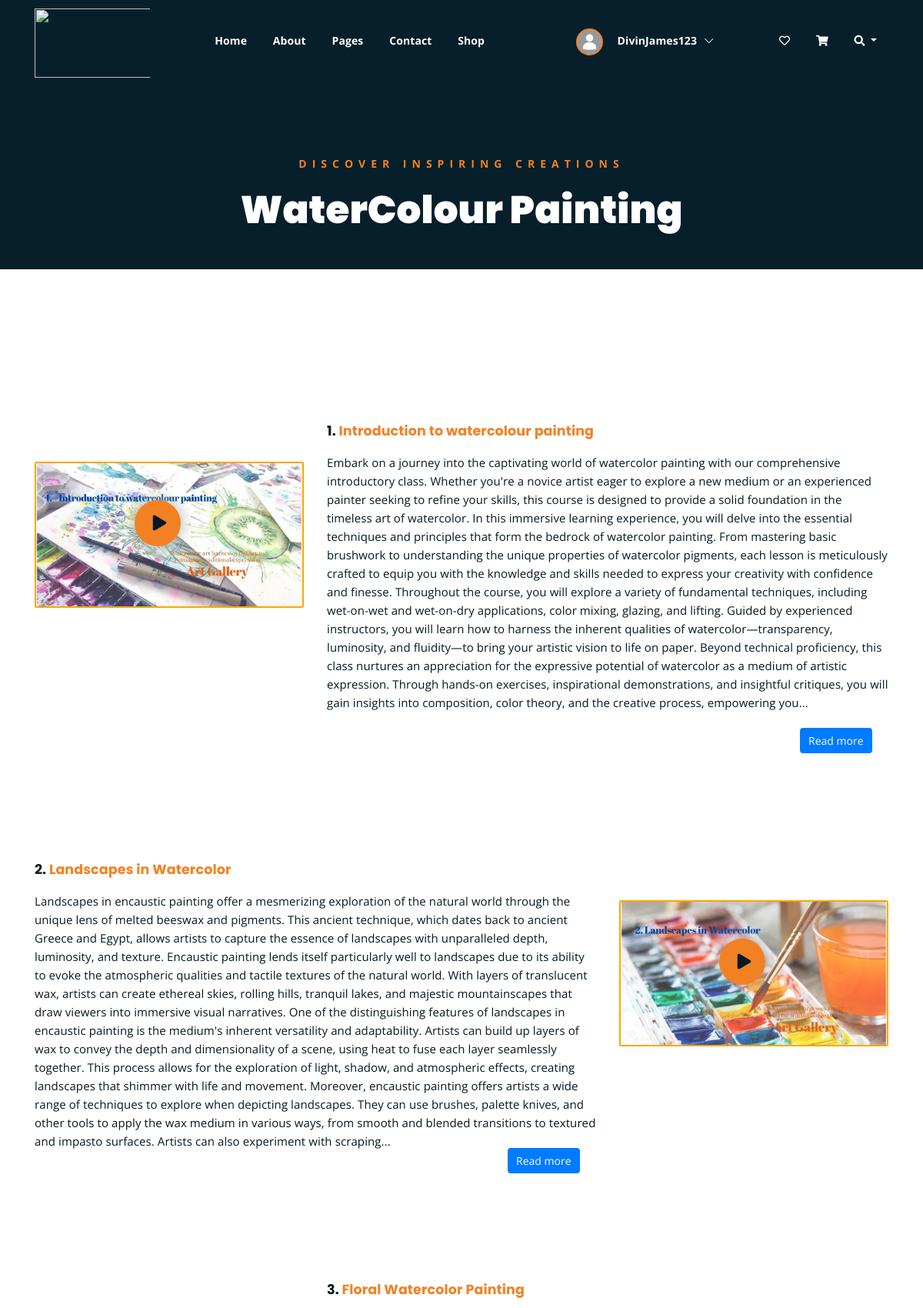
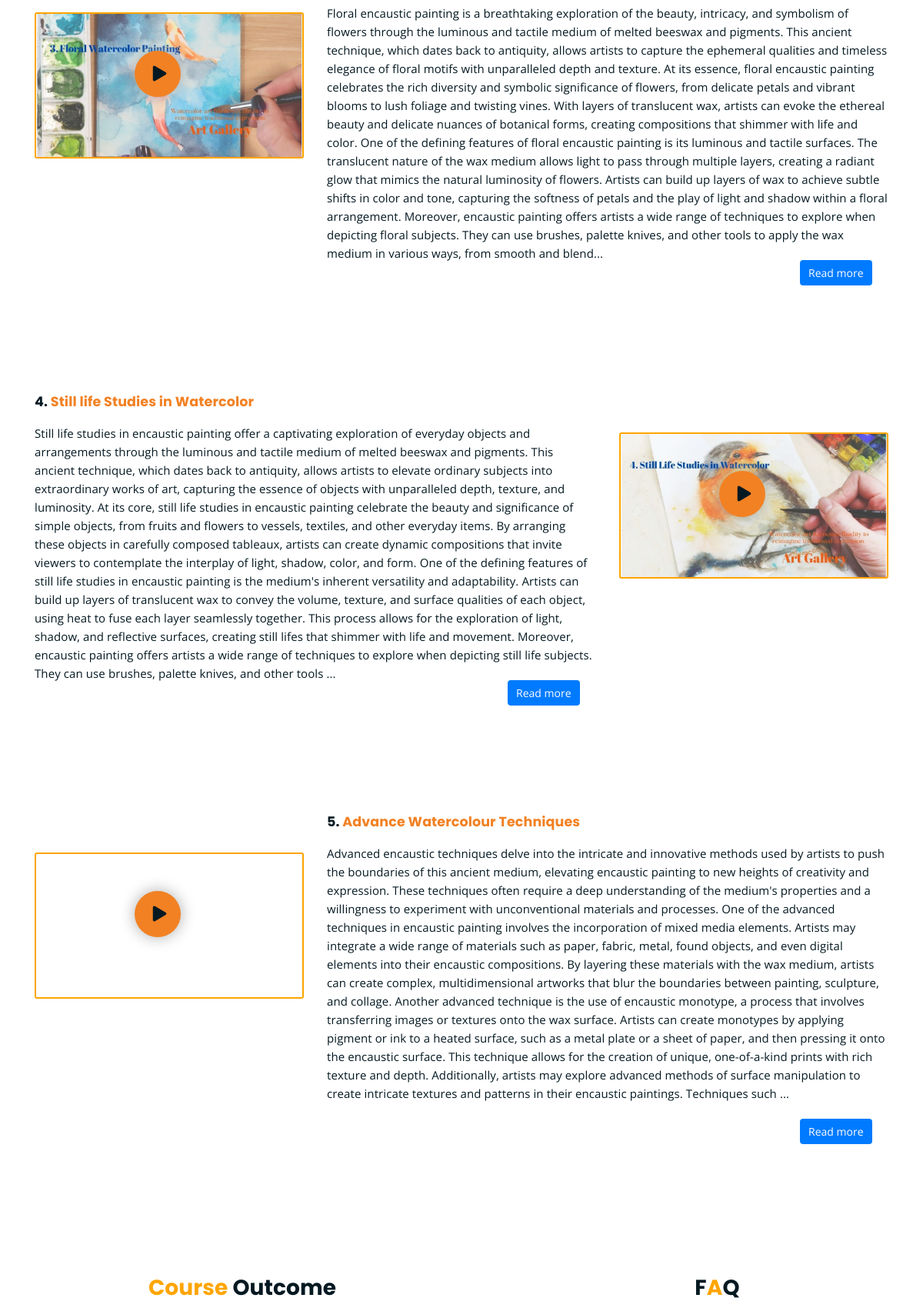
/FrontEnd/watercolour_painting/ (signed in, upper part), run on the app's committed database (2 pictures, top to bottom).
### FrontEnd/models.py (models this page shows)
class Subscription_Db(models.Model):
    Username=models.CharField(max_length=100,null=True,blank=True)
    amount= models.IntegerField(blank=True,null=True)

### BackEnd/models.py (models this page shows)
class Artclasses_Db(models.Model):
    mainimage=models.ImageField(upload_to="Images", null=True, blank=True)
    mainheading=models.CharField(blank=True,null=True,max_length=100)
    image1=models.ImageField(upload_to="Images", null=True, blank=True)
    subheading1=models.CharField(blank=True,null=True,max_length=100)
    link1=models.CharField(blank=True,null=True,max_length=100)
    description1=models.CharField(blank=True,null=True,max_length=100)
    image2=models.ImageField(upload_to="Images", null=True, blank=True)
    subheading2=models.CharField(blank=True,null=True,max_length=100)
    link2=models.CharField(blank=True,null=True,max_length=100)
    description2=models.CharField(blank=True,null=True,max_length=100)
    image3=models.ImageField(upload_to="Images", null=True, blank=True)
    subheading3=models.CharField(blank=True,null=True,max_length=100)
    link3=models.CharField(blank=True,null=True,max_length=100)
    description3=models.CharField(blank=True,null=True,max_length=100)
    image4=models.ImageField(upload_to="Images", null=True, blank=True)
    subheading4=models.CharField(blank=True,null=True,max_length=100)
    link4=models.CharField(blank=True,null=True,max_length=100)
    description4=models.CharField(blank=True,null=True,max_length=100)
    image5=models.ImageField(upload_to="Images", null=True, blank=True)
    subheading5=models.CharField(blank=True,null=True,max_length=100)
    link5=models.CharField(blank=True,null=True,max_length=100)
    description5=models.CharField(blank=True,null=True,max_length=100)

### FrontEnd/views.py (the view)
# urls.py: path('watercolour_painting/', views.watercolour_painting, name="watercolour_painting"),
def watercolour_painting(request):
    artists = artist_Db.objects.all()
    subscribed = Subscription_Db.objects.filter(Username=request.session.get('Username', '')).exists()
    record = Artclasses_Db.objects.filter(mainheading="Water Colour Painting").first()
    if record and subscribed:
        return render(request, "learn_watercolour_painting.html", {"record": record, "artists": artists})
    else:
        messages.warning(request, 'You need to subscribe to access this content.')
        return redirect('learn_art')

### FrontEnd/templates/learn_watercolour_painting.html (shortened to what this page needs)
{% extends 'About.html' %}
{% load static %}
{% block content %}
<html lang="en">
<head>
</head>
<body>
<nav class="main-menu">
  <ul>
    <li><a href="{% url 'Home_page' %}">Home</a></li>
    <li ><a href="{% url 'About_page' %}">About</a></li>
    <li><a href="#">Pages</a>
    </li>
    <li ><a href="{% url 'Contact_page' %}">Contact</a></li>
    <li><a href="{% url 'Shop' %}">Shop</a></li>
       <li>
									{% for i in user_profile %}
										<img src="{{ i.profile_image.url }}" style="margin-left:100px;border:2px solid #F28123;object-fit:cover;"
											 alt="" name="image" class="rounded-circle" height="35px" width="35px">
									{% empty %}
										{% if request.session.Username %}
											<img src="{% static 'Web/assets/img/usericon11.png' %}" style="margin-left:100px;border:2px solid #F28123;display:cover;"
												 alt="Default Image" name="image" class="rounded-circle" height="35px" width="35px">
										{% endif %}
									{% endfor %}
									{% if request.session.Username %}
										<span class="userspan">{{request.session.Username}}</span>
										<i class="bi bi-chevron-down " style="color:#fff;font-weight:bold;margin-left:-10px;"></i>
									{% else %}
								<li>
											<a href="{% url 'Login_page'%}" class="nav-link">
												<i class="bi bi-person-plus" style="font-size: 20px;margin-left:30px;"></i>
											</a>
										</li>
									{% endif %}
								</li>
    <li>
      <div class="header-icons">
        <a class="wishlist-icon" href="{% url 'wishlist' %}"><i class="far fa-heart"></i></a>
        <a class="shopping-cart" href="{% url 'Cart_page' %}"><i class="fas fa-shopping-cart"></i></a>
<a class="dropdown-toggle hidden-arrow" style="border: none;" href="#" id="navbarDropdownMenuLink" role="button" data-mdb-dropdown-init data-mdb-ripple-init aria-expanded="false">
    <i class="fas fa-search"></i>
</a>
      </div>
    </li>
  </ul>
</nav>
					</div>
				</div>
			</div>
		</div>
	</div>
	<div class="breadcrumb-section breadcrumb-bg" style="height:250px;">
		<div class="container">
			<div class="row">
				<div class="col-lg-8 offset-lg-2 text-center">
					<div class="breadcrumb-text">
						<p>Discover Inspiring Creations</p>
						<h1>WaterColour  Painting</h1>
					</div>
				</div>
			</div>
		</div>
	</div>
	<div class="abts-section mb-150" style="margin-top:200px;">
		<div class="container">
			<div class="row" style="margin-bottom:120px;">
				<div class="col-lg-4 col-md-6" style="height:190px;">
					<div class="watercolour customwater1" style="object-fit:cover;">
						<a href="{{record.link1}}" class="video-play-btn popup-youtube"><i class="fas fa-play" style="margin-top:20px;"></i></a>
					</div>
				</div>
				<div class="col-lg-8 col-md-12">
					<div class="abt-text">
						<h5>1. <span class="orange-text">{{record.subheading1}}</span></h5>
 <p>
    {% if record.description1|length > 1380 %}
      <span id="description1_short">{{ record.description1|slice:":1380" }}...</span>
      <button id="read_more_btn_1" onclick="toggleDescription('1')" class="btn btn-primary float-right m-4">Read more</button>
    {% else %}
      {{ record.description1 }}
    {% endif %}
  </p>
				</div>
				</div>
			</div >
			<div class="row" style="margin-bottom:120px;">
				<div class="col-lg-8 col-md-12">
					<div class="abt-text">
						<h5>2. <span class="orange-text">{{record.subheading2}}</span></h5>
  <p>
        {% if record.description2|length > 1380 %}
      <span id="description2_short">{{ record.description2|slice:":1380" }}...</span>
      <button id="read_more_btn_2" onclick="toggleDescription('2')" class="btn btn-primary float-right m-4">Read more</button>
    {% else %}
      {{ record.description2 }}
    {% endif %}
  </p>
					</div>
				</div>
								<div class="col-lg-4 col-md-6" style="height:190px;">
					<div class="watercolour customwater2" style="object-fit:cover;">
						<a href="{{record.link2}}" class="video-play-btn popup-youtube"><i class="fas fa-play" style="margin-top:20px;"></i></a>
					</div>
				</div>
			</div>
			<div class="row" style="margin-bottom:120px;">
				<div class="col-lg-4 col-md-6" style="height:190px;">
					<div class="watercolour customwater3" style="object-fit:cover;">
						<a href="{{record.link3}}" class="video-play-btn popup-youtube"><i class="fas fa-play" style="margin-top:20px;"></i></a>
					</div>
				</div>
				<div class="col-lg-8 col-md-12">
					<div class="abt-text">
						<h5>3. <span class="orange-text">{{record.subheading3}}
						</span></h5>
  <p>
        {% if record.description3|length > 1380 %}
      <span id="description3_short">{{ record.description3|slice:":1380" }}...</span>
      <button id="read_more_btn_3" onclick="toggleDescription('3')" class="btn btn-primary float-right m-4">Read more</button>
    {% else %}
      {{ record.description3 }}
    {% endif %}
  </p>
				</div>
				</div>
			</div>
			<div class="row" style="margin-bottom:120px;">
				<div class="col-lg-8 col-md-12">
					<div class="abt-text">
						<h5>4. <span class="orange-text">{{record.subheading4}}</span></h5>
  <p>
    {% if record.description4|length > 1380 %}
      <span id="description4_short">{{ record.description4|slice:":1380" }}...</span>
      <button id="read_more_btn_4" onclick="toggleDescription('4')" class="btn btn-primary float-right m-4">Read more</button>
    {% else %}
      {{ record.description4 }}
    {% endif %}
  </p>
					</div>
				</div>
								<div class="col-lg-4 col-md-6" style="height:190px;">
					<div class="watercolour customwater4" style="object-fit:cover;">
						<a href="{{record.link4}}" class="video-play-btn popup-youtube"><i class="fas fa-play" style="margin-top:20px;"></i></a>
					</div>
				</div>
			</div>
			<div class="row" style="margin-bottom:120px;">
				<div class="col-lg-4 col-md-6" style="height:190px;">
					<div class=" watercolour customwater5" style="object-fit:cover;">
						<a href="{{record.link5}}" class="video-play-btn popup-youtube"><i class="fas fa-play" style="margin-top:20px;"></i></a>
					</div>
				</div>
				<div class="col-lg-8 col-md-12">
					<div class="abt-text">
						<h5>5. <span class="orange-text">{{record.subheading5}}
						</span></h5>
  <p>
    {% if record.description5|length > 1380 %}
      <span id="description5_short">{{ record.description5|slice:":1380" }}...</span>
      <button id="read_more_btn_5" onclick="toggleDescription('5')" class="btn btn-primary float-right m-4">Read more</button>
    {% else %}
      {{ record.description5 }}
    {% endif %}
  </p>
				</div>
				</div>
			</div>
		</div>
	</div>
 <section class="site-section" id="accordion">
      <div class="container">
        <div class="row accordion justify-content-center block__76208">
         <div class="col-lg-6">
    <h3 class="text-center" ><span style="color:orange;">Course</span> Outcome</h3>
</div>
<div class="col-lg-5 ml-auto" style="">
    <div class="accordion-item">
        <h3 class="text-center">F<span style="color:orange;">A</span>Q</h3>
    </div>
</div>
        </div>
      </div>
    </section>
</body>
</html>
{%endblock%}

### FrontEnd/static/Web/assets/css/main.css (style rules this page uses)
html { font-size: 14px; font-weight: 400; line-height: 28px; height: 100%; }
body { font-family: "Open Sans", sans-serif; font-weight: 400; font-size: 1rem; letter-spacing: 0.1px; line-height: 1.8; color: #051922; overflow-x: hidden; }
body img { max-width: 100%; }
a { cursor: pointer; text-decoration: none; -webkit-transition: all 0.2s ease-in-out; -o-transition: all 0.2s ease-in-out; transition: all 0.2s ease-in-out; }
h1, .h1, h2, .h2, h3, .h3, h4, .h4, h5, .h5, h6, .h6 { font-family: "Poppins", sans-serif; font-weight: 700; margin: 0 0 1.25rem 0; color: #051922; }
h1:last-child, .h1:last-child, h2:last-child, .h2:last-child, h3:last-child, .h3:last-child, h4:last-child, .h4:last-child, h5:last-child, .h5:last-child, h6:last-child, .h6:last-child { margin: 0; }
h1, .h1 { font-size: 4rem; font-weight: 700; line-height: 4rem; }
h3, .h3 { font-size: 2rem; font-weight: 700; line-height: 2.25rem; }
h5, .h5 { font-size: 1.25rem; font-weight: 700; line-height: 1.5rem; }
p { font-family: "Open Sans", sans-serif; font-weight: 400; font-size: 1rem; letter-spacing: 0.1px; line-height: 1.8; color: #051922; margin: 0 0 1.25rem 0; }
p:last-child { margin: 0; }
.mb-150 { margin-bottom: 150px; }
.orange-text { color: #F28123; }
.breadcrumb-bg { background-color: #051922; }
.breadcrumb-text p { color: #F28123; font-weight: 700; text-transform: uppercase; letter-spacing: 7px; }
.breadcrumb-text h1 { font-size: 50px; font-weight: 900; color: #fff; margin: 0; margin-top: 20px; }
.breadcrumb-section { padding: 150px 0; background-size: cover; background-position: center center; position: relative; z-index: 1; background-attachment: fixed; padding-top: 200px; }
.breadcrumb-section:after { position: absolute; left: 0; top: 0; width: 100%; height: 100%; content: ""; background-color: #07212e; z-index: -1; opacity: 0.8; }
nav.main-menu ul { margin: 0; padding: 0; list-style: none; }
nav.main-menu ul li { display: inline-block; }
nav.main-menu ul li a { color: #fff; font-weight: 700; display: block; padding: 15px; }
nav.main-menu ul > li { position: relative; }
nav.main-menu ul li:last-child a { display: inline-block; }
nav.main-menu > ul li:last-child { float: right; }
.header-icons a { color: #fff; display: inline-block; padding: 10px; }
nav.main-menu li a { -webkit-transition: 0.3s; -o-transition: 0.3s; transition: 0.3s; }
.top-header-area .header-icons a { -webkit-transition: 0.3s; -o-transition: 0.3s; transition: 0.3s; }
a.video-play-btn { -webkit-transition: 0.3s; -o-transition: 0.3s; transition: 0.3s; width:50%; height:50%; }
html, body { height: 100%; }
a.video-play-btn { position: absolute; background-color: #F28123; color: #051922; width: 60px; height: 60px; text-align: center; line-height: 92px; border-radius: 50%; font-size: 20px; padding-left: 5px; display: block; z-index: 2; top: 50%; margin-top: -45px; -webkit-box-shadow: 0 0 20px #adadad; box-shadow: 0 0 20px #adadad; left: 50%; margin-left: -45px; }
.watercolour { height: 100%; width: 100%; background-size: cover; border: 2px solid orange; background-position: center; border-radius:3px; border-botto m-left-radius: 10px; position: relative; z-index: 1; overflow: hidden; }
.abt-text p { font-size: 15px; line-height: 1.6; margin-bottom: 10px; }
.abt-text p:last-child { margin-bottom: 0; }

### FrontEnd/static/Web/assets/css/responsive.css (style rules this page uses)
@media only screen and (min-width: 992px) and (max-width: 1200px) { a.video-play-btn { right: 51%; } }

### FrontEnd/templates/About.html (style rules this page uses)
.userspan { color: #fff; font-weight: 700; padding: 15px; }

### data on the page
Subscription_Db: session.Username "DivinJames123"
Artclasses_Db: subheading1 "Introduction to watercolour painting", description1 "Embark on a journey into the captivating world of watercolor painting with our comprehensive introductory class. Whether you're a novice artist eager to explore a new medium or an experienced painter seeking to refine your skills, this course is designed to provide a solid foundation in the timeless art of watercolor. In this immersive learning experience, you will delve into the essential techniques and principles that form the bedrock of watercolor painting. From mastering basic brushwork to understanding the unique properties of watercolor pigments, each lesson is meticulously crafted to equip you with the knowledge and skills needed to express your creativity with confidence and…", subheading2 "Landscapes in Watercolor", description2 "Landscapes in encaustic painting offer a mesmerizing exploration of the natural world through the unique lens of melted beeswax and pigments. This ancient technique, which dates back to ancient Greece and Egypt, allows artists to capture the essence of landscapes with unparalleled depth, luminosity, and texture. Encaustic painting lends itself particularly well to landscapes due to its ability to evoke the atmospheric qualities and tactile textures of the natural world. With layers of translucent wax, artists can create ethereal skies, rolling hills, tranquil lakes, and majestic mountainscapes that draw viewers into immersive visual narratives. One of the distinguishing features of…", subheading3 "Floral Watercolor Painting", description3 "Floral encaustic painting is a breathtaking exploration of the beauty, intricacy, and symbolism of flowers through the luminous and tactile medium of melted beeswax and pigments. This ancient technique, which dates back to antiquity, allows artists to capture the ephemeral qualities and timeless elegance of floral motifs with unparalleled depth and texture. At its essence, floral encaustic painting celebrates the rich diversity and symbolic significance of flowers, from delicate petals and vibrant blooms to lush foliage and twisting vines. With layers of translucent wax, artists can evoke the ethereal beauty and delicate nuances of botanical forms, creating compositions that shimmer with…", subheading4 "Still life Studies in Watercolor", description4 "Still life studies in encaustic painting offer a captivating exploration of everyday objects and arrangements through the luminous and tactile medium of melted beeswax and pigments. This ancient technique, which dates back to antiquity, allows artists to elevate ordinary subjects into extraordinary works of art, capturing the essence of objects with unparalleled depth, texture, and luminosity. At its core, still life studies in encaustic painting celebrate the beauty and significance of simple objects, from fruits and flowers to vessels, textiles, and other everyday items. By arranging these objects in carefully composed tableaux, artists can create dynamic compositions that invite viewers…", subheading5 "Advance Watercolour Techniques", description5 "Advanced encaustic techniques delve into the intricate and innovative methods used by artists to push the boundaries of this ancient medium, elevating encaustic painting to new heights of creativity and expression. These techniques often require a deep understanding of the medium's properties and a willingness to experiment with unconventional materials and processes. One of the advanced techniques in encaustic painting involves the incorporation of mixed media elements. Artists may integrate a wide range of materials such as paper, fabric, metal, found objects, and even digital elements into their encaustic compositions. By layering these materials with the wax medium, artists can create…"
